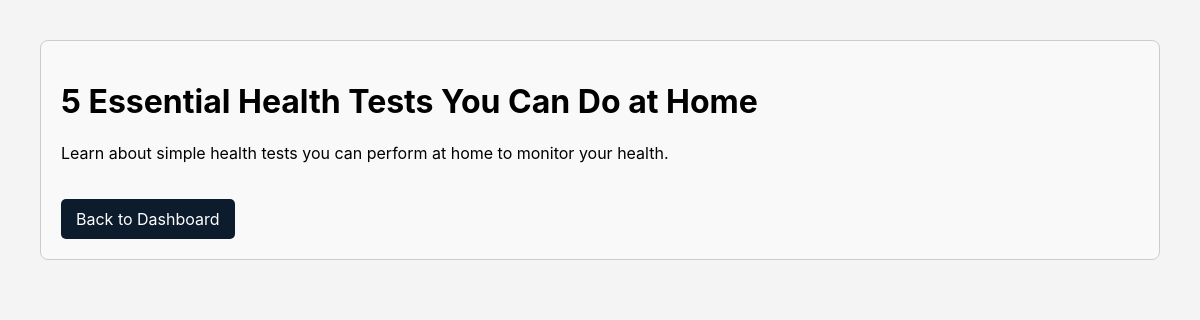
The app's page /article.php?id=4 with its own data.
### tables this page shows
CREATE TABLE `articles` (
  `id` int(11) NOT NULL,
  `title` varchar(255) NOT NULL,
  `content` text NOT NULL
);

### article.php (the view, shortened to what this page needs)
<?php
include 'database.php';
if (isset($_GET['id'])) {
    $article_id = $_GET['id'];
    $stmt = $conn->prepare("SELECT * FROM articles WHERE id = ?");
    $stmt->bind_param("i", $article_id);
    if ($stmt->execute()) {
        $result = $stmt->get_result();
        $article = $result->fetch_assoc();
    } else {
        echo "Error fetching article: " . $stmt->error;
    }
} else {
    header("Location: dashboard.php");
    exit();
}
?>
<!DOCTYPE html>
<html lang="en">
<head>
    <link rel="stylesheet" href="style.css">
</head>
<body>
    <div class="article-content">
        <h1><?= $article['title'] ?></h1>
        <p><?= nl2br($article['content']) ?></p>
        <a href="dashboard.php" class="back-button">Back to Dashboard</a>
    </div>
</body>
</html>

### style.css (style rules this page uses)
body { font-family:Inter; background-color: #f4f4f4; margin: 0; padding: 20px; }
.article-content { margin: 20px; padding: 20px; border: 1px solid #ccc; border-radius: 8px; background: #f9f9f9; }
.back-button { display: inline-block; margin-top: 20px; padding: 10px 15px; background: #0d1c2c; color: white; border: none; border-radius: 5px; text-decoration: none; }

### records on screen
articles: title "5 Essential Health Tests You Can Do at Home", content "Learn about simple health tests you can perform at home to monitor your health."
